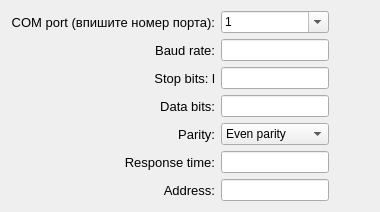
        <widget class="QWidget" name="tab_2">
         <attribute name="title">
          <string>Modbus</string>
         </attribute>
         <layout class="QHBoxLayout" name="horizontalLayout_3">
          <item>
           <layout class="QGridLayout" name="gridLayout_2" columnstretch="1,1" columnminimumwidth="1,1">
            <property name="rightMargin">
             <number>40</number>
            </property>
            <item row="0" column="0">
             <widget class="QLabel" name="label_8">
              <property name="font">
               <font>
                <pointsize>10</pointsize>
               </font>
              </property>
              <property name="text">
               <string>COM port (впишите номер порта):</string>
              </property>
              <property name="alignment">
               <set>Qt::AlignRight|Qt::AlignTrailing|Qt::AlignVCenter</set>
              </property>
             </widget>
            </item>
            <item row="6" column="0">
             <widget class="QLabel" name="label_12">
              <property name="font">
               <font>
                <pointsize>10</pointsize>
               </font>
              </property>
              <property name="text">
               <string>Response time:</string>
              </property>
              <property name="alignment">
               <set>Qt::AlignRight|Qt::AlignTrailing|Qt::AlignVCenter</set>
              </property>
             </widget>
            </item>
            <item row="4" column="1">
             <widget class="QLineEdit" name="lineDATAbits"/>
            </item>
            <item row="2" column="0">
             <widget class="QLabel" name="label_9">
              <property name="font">
               <font>
                <pointsize>10</pointsize>
               </font>
              </property>
              <property name="text">
               <string>Baud rate:</string>
              </property>
              <property name="alignment">
               <set>Qt::AlignRight|Qt::AlignTrailing|Qt::AlignVCenter</set>
              </property>
             </widget>
            </item>
            <item row="5" column="0">
             <widget class="QLabel" name="label_11">
              <property name="font">
               <font>
                <pointsize>10</pointsize>
               </font>
              </property>
              <property name="text">
               <string>Parity:</string>
              </property>
              <property name="alignment">
               <set>Qt::AlignRight|Qt::AlignTrailing|Qt::AlignVCenter</set>
              </property>
             </widget>
            </item>
            <item row="3" column="1">
             <widget class="QLineEdit" name="lineSTOPbits"/>
            </item>
            <item row="2" column="1">
             <widget class="QLineEdit" name="lineBAUDrate"/>
            </item>
            <item row="7" column="1">
             <widget class="QLineEdit" name="lineADDRESS">
              <property name="echoMode">
               <enum>QLineEdit::Normal</enum>
              </property>
             </widget>
            </item>
            <item row="4" column="0">
             <widget class="QLabel" name="label_10">
              <property name="font">
               <font>
                <pointsize>10</pointsize>
               </font>
              </property>
              <property name="text">
               <string>Data bits:</string>
              </property>
              <property name="alignment">
               <set>Qt::AlignRight|Qt::AlignTrailing|Qt::AlignVCenter</set>
              </property>
             </widget>
            </item>
            <item row="5" column="1">
             <widget class="QComboBox" name="comboParity">
              <item>
               <property name="text">
                <string>Even parity</string>
               </property>
              </item>
              <item>
               <property name="text">
                <string>Odd parity</string>
               </property>
              </item>
              <item>
               <property name="text">
                <string>Space parity</string>
               </property>
              </item>
              <item>
               <property name="text">
                <string>Mark parity</string>
               </property>
              </item>
              <item>
               <property name="text">
                <string>No parity</string>
               </property>
              </item>
             </widget>
            </item>
            <item row="3" column="0">
             <widget class="QLabel" name="label_14">
              <property name="font">
               <font>
                <pointsize>10</pointsize>
               </font>
              </property>
              <property name="text">
               <string>Stop bits: l</string>
              </property>
              <property name="alignment">
               <set>Qt::AlignRight|Qt::AlignTrailing|Qt::AlignVCenter</set>
              </property>
             </widget>
            </item>
            <item row="7" column="0">
             <widget class="QLabel" name="label_13">
              <property name="font">
               <font>
                <pointsize>10</pointsize>
               </font>
              </property>
              <property name="text">
               <string>Address:</string>
              </property>
              <property name="alignment">
               <set>Qt::AlignRight|Qt::AlignTrailing|Qt::AlignVCenter</set>
              </property>
             </widget>
            </item>
            <item row="6" column="1">
             <widget class="QLineEdit" name="lineRESPONSEtime"/>
            </item>
            <item row="0" column="1">
             <widget class="QComboBox" name="comboCOMport">
              <property name="editable">
               <bool>true</bool>
              </property>
              <item>
               <property name="text">
                <string>1</string>
               </property>
              </item>
              <item>
               <property name="text">
                <string>2</string>
               </property>
              </item>
              <item>
               <property name="text">
                <string>3</string>
               </property>
              </item>
              <item>
               <property name="text">
                <string>4</string>
               </property>
              </item>
              <item>
               <property name="text">
                <string>5</string>
               </property>
              </item>
              <item>
               <property name="text">
                <string>6</string>
               </property>
              </item>
              <item>
               <property name="text">
                <string>7</string>
               </property>
              </item>
              <item>
               <property name="text">
                <string>8</string>
               </property>
              </item>
              <item>
               <property name="text">
                <string>9</string>
               </property>
              </item>
              <item>
               <property name="text">
                <string>10</string>
               </property>
              </item>
              <item>
               <property name="text">
                <string>11</string>
               </property>
              </item>
              <item>
               <property name="text">
                <string>12</string>
               </property>
              </item>
              <item>
               <property name="text">
                <string>13</string>
               </property>
              </item>
              <item>
               <property name="text">
                <string>14</string>
               </property>
              </item>
              <item>
               <property name="text">
                <string>15</string>
               </property>
              </item>
              <item>
               <property name="text">
                <string>16</string>
               </property>
              </item>
              <item>
               <property name="text">
                <string>17</string>
               </property>
              </item>
              <item>
               <property name="text">
                <string>18</string>
               </property>
              </item>
              <item>
               <property name="text">
                <string>19</string>
               </property>
              </item>
              <item>
               <property name="text">
                <string>20</string>
               </property>
              </item>
             </widget>
            </item>
           </layout>
          </item>
         </layout>
        </widget>
